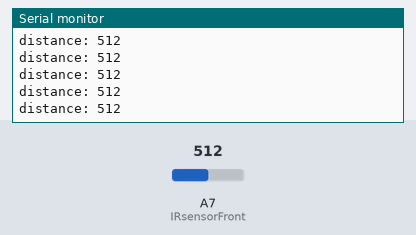
A sketch run on a simulated Arduino Mega 2560, built with avr-gcc and run on an emulated ATmega2560. On the bench: the last lines printed to the serial monitor. The test bench sets the inputs (shaded band); at power-on: A7 (IRsensorFront) = 512.

Above: at 1.2 s.
1.3 s: A7 (IRsensorFront) set to 716
At 1.56 s:
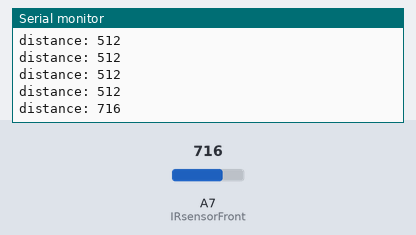
2.8 s: A7 (IRsensorFront) set to 900
At 2.96 s:
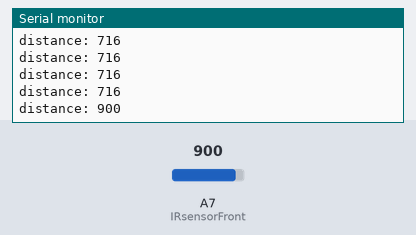
Timing chart, 0 to 5.8 s (numbered marks = the images above; inputs shaded):
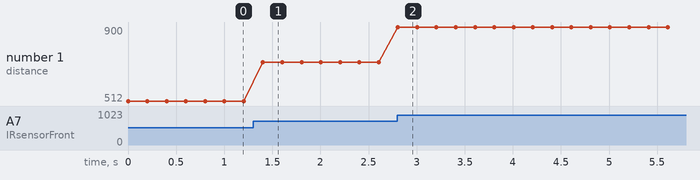

The sketch:

IR_GP2Y0A21YK_test1.ino
```cpp
/*IR_GP2Y0A21YK_test1 - Print the distance from the IR proximity sensor Sharp GP2Y0A21YK (10-80 cm)

Connections:
 GP2Y0A21YK -> Arduino Mega 2560
 1. Vo (YELLOW) - A7
 2. GND (BLACK) - GND
 3. Vcc (RED) - 5V
*/

//#define IR_MIN_DETECTION_THRESHOLD 482 // 10cm
//#define IR_MAX_DETECTION_THRESHOLD 150

int IRsensorFront = A7;
int distanceIRsensorFront;

void setup() {
  pinMode(IRsensorFront, INPUT);  // declare Front IR Sensor as input
  Serial.begin(9600);
}

void loop() {
  Serial.println("distance: "+String(readIRsensor()));
  delay(200);
}

int readIRsensor(){
  distanceIRsensorFront = analogRead(IRsensorFront);
  return distanceIRsensorFront;
}// void readIRsensors()
```

Measured:
- after the input at 1.3 s, the serial monitor: prints a new line after 0.10 s (image 1)
- after the input at 2.8 s, the serial monitor: prints a new line at once (image 2)
- plotted number 1: 512 → 716 after the input at 1.3 s, 716 → 900 after the input at 2.8 s
